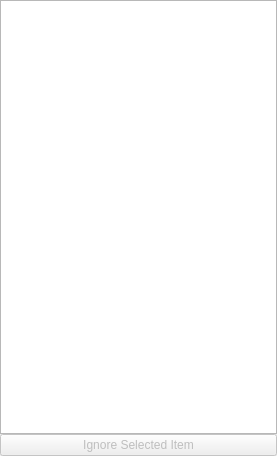
<?xml version="1.0" encoding="UTF-8"?>
<ui version="4.0">
 <class>ErcMsgDock</class>
 <widget class="QDockWidget" name="ErcMsgDock">
  <property name="geometry">
   <rect>
    <x>0</x>
    <y>0</y>
    <width>277</width>
    <height>456</height>
   </rect>
  </property>
  <property name="features">
   <set>QDockWidget::DockWidgetFloatable|QDockWidget::DockWidgetMovable</set>
  </property>
  <property name="allowedAreas">
   <set>Qt::LeftDockWidgetArea|Qt::RightDockWidgetArea</set>
  </property>
  <property name="windowTitle">
   <string>ERC Messages</string>
  </property>
  <widget class="QWidget" name="dockWidgetContents">
   <layout class="QVBoxLayout" name="verticalLayout">
    <property name="spacing">
     <number>0</number>
    </property>
    <property name="leftMargin">
     <number>0</number>
    </property>
    <property name="topMargin">
     <number>0</number>
    </property>
    <property name="rightMargin">
     <number>0</number>
    </property>
    <property name="bottomMargin">
     <number>0</number>
    </property>
    <item>
     <widget class="QTreeWidget" name="treeWidget">
      <property name="editTriggers">
       <set>QAbstractItemView::NoEditTriggers</set>
      </property>
      <property name="alternatingRowColors">
       <bool>true</bool>
      </property>
      <property name="selectionBehavior">
       <enum>QAbstractItemView::SelectItems</enum>
      </property>
      <property name="indentation">
       <number>15</number>
      </property>
      <property name="animated">
       <bool>true</bool>
      </property>
      <property name="wordWrap">
       <bool>true</bool>
      </property>
      <property name="headerHidden">
       <bool>true</bool>
      </property>
      <column>
       <property name="text">
        <string notr="true">1</string>
       </property>
      </column>
     </widget>
    </item>
    <item>
     <widget class="QPushButton" name="btnIgnore">
      <property name="enabled">
       <bool>false</bool>
      </property>
      <property name="text">
       <string>Ignore Selected Item</string>
      </property>
      <property name="checkable">
       <bool>true</bool>
      </property>
      <property name="checked">
       <bool>false</bool>
      </property>
     </widget>
    </item>
   </layout>
  </widget>
 </widget>
 <resources/>
 <connections/>
</ui>
